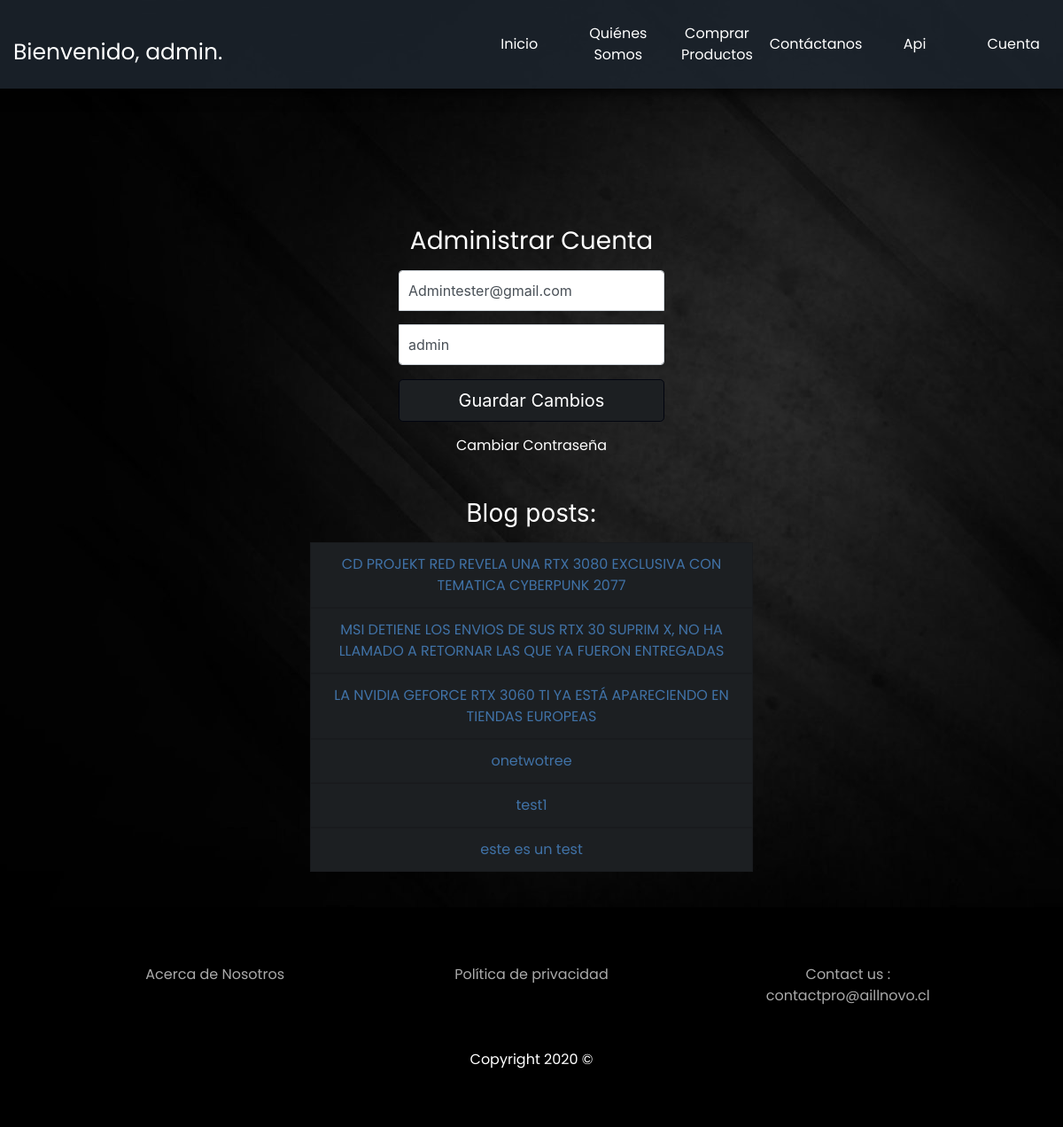
Before: /account/ (signed in) with the older database file.
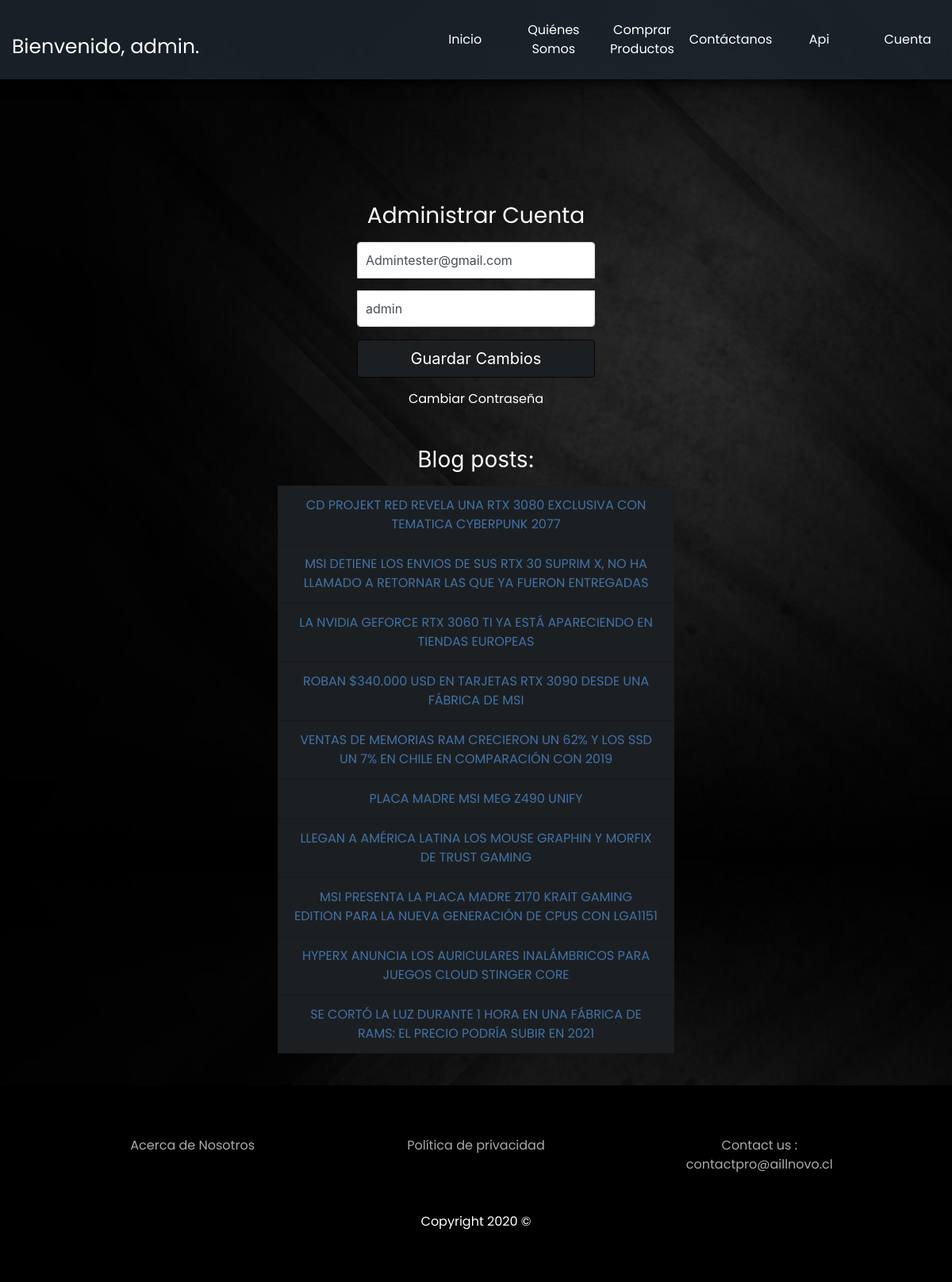
After: the same page with the newer database file.
### account/models.py (models this page shows, shortened)
class Account(AbstractBaseUser):
	email = models.EmailField(verbose_name="email",max_length=60,unique=True)
	username = models.CharField(max_length=30,unique=True)
	date_joined = models.DateTimeField(verbose_name='date joined', auto_now_add=True)
	last_login = models.DateTimeField(verbose_name='last login', auto_now=True)
	is_admin = models.BooleanField(default=False)
	is_active = models.BooleanField(default=True)
	is_staff = models.BooleanField(default=False)
	is_superuser = models.BooleanField(default=False)
	USERNAME_FIELD = 'email'
	REQUIRED_FIELDS = ['username']
	objects = AccountManager()

### blog/models.py (models this page shows)
class BlogPost(models.Model):
	title = models.CharField(max_length=150,null=False,blank=False)
	body = models.TextField(max_length=5000,null=False,blank=False)
	image = models.ImageField(upload_to=upload_location,null=False,blank=False)
	date_published = models.DateTimeField(auto_now_add=True,verbose_name="date published")
	date_updated = models.DateTimeField(auto_now=True,verbose_name="date updated")
	author = models.ForeignKey(settings.AUTH_USER_MODEL, on_delete=models.CASCADE)
	slug = models.SlugField(blank=True, unique=True)
	def __str__(self):
		return self.title

### account/views.py (the view)
# urls.py: path('account/',account_view, name="account"),
def account_view(request):
	if not request.user.is_authenticated:
		return redirect('login')
	context = {}
	if request.POST:
		form = AccountUpdateForm(request.POST, instance=request.user)
		if form.is_valid():
			form.initial={
					"email": request.POST['email'],
					"username": request.POST['username'],
			}
			form.save()
			context['success_msg']="Se ha actualizado su cuenta."
	else:
		form = AccountUpdateForm(
				initial= {
					"email": request.user.email,
					"username": request.user.username,
				}
			)
	context['account_form'] =  form
	blog_posts = BlogPost.objects.filter(author=request.user)
	context['blog_posts'] = blog_posts
	return render(request,'account/account.html', context)

### account/forms.py (shortened to what this page needs)
class AccountUpdateForm(forms.ModelForm):
	class Meta:
		model= Account
		fields = ('email','username')

### account/templates/account/account.html (shortened to what this page needs)
{% extends "blog/base/base.html" %}
{% block contenido %}
{% load static %}
<div class="main_contenededor black" style="background-image: url({% static '/img/background6.jpg'%});">
  <br><br><br><br><br><br><br><br><br><br>
  <form method="post" class="form-signin">
    <h1 class="h3 mb-3 font-weight-normal textwhite poppins">Administrar Cuenta</h1>
    <input type="email" id="inputEmail" name="email" class="form-control" placeholder="Corre electrónico" required autofocus value="{{account_form.initial.email}}">
    <input type="text" id="inputUsername" name="username" class="form-control" placeholder="Nombre de Usuario" required value="{{account_form.initial.username}}">
    <button class="btn btn-lg btn-primary btn-block plomo color_borde_negro" type="submit">Guardar Cambios</button>
  </form>
  <div class="d-flex flex-column">
     <a class='m-auto textwhite poppins' href="{% url 'password_change' %}">Cambiar Contraseña</a>
  </div>
  <div class="container mt-4 p-4">
    <div class="row">
      <div class="blog-posts">
        <h3 class="mb-3 font-weight-normal textwhite aligncenter">Blog posts:</h3>
        {% if blog_posts %}
        <ul>
          {% for post in blog_posts %}
            <a class="decoraciones" href="{% url 'blog:detail' post.slug %}">
              <li class="list-group-item aligncenter poppins plomo lightblue">{{post}}</li>
            </a>
          {% endfor %}
        </ul>
        {% else%}
          <p class="poppins textwhite aligncenter">No tienes blog posts. Crea un post <a href="{% url 'blog:create' %}">aquí</a>.</p>
        {% endif %}
      </div>
    </div>
  </div>
</div>
{% endblock contenido %}

### blog/templates/blog/base/base.html (shortened to what this page needs)
{% load static %}
<!DOCTYPE html>
<html>
<head>
	{% include 'snippets/header.html' %}
	<link rel="stylesheet" href="{% static 'css/style.css' %}">
	{% load pwa %}
</head>
<body>
	<header id="header" class="flexcontainer darkbluetransparent alignright">
		<div id="cuenta_user" class="flex1 alignleft poppins">
			{% if request.user.is_authenticated %}
				<p>Bienvenido, {{request.user.username}}.</p>
			{% endif %}
		</div>
		<div class="flex1 flexcontainer" id="nav_bar1">
			<button type="button" class="btn btn-success poppins">
				Inicio
			</button>
			<button type="button" class="btn btn-success poppins">
				Quiénes Somos
			</button>
			<button type="button" class="btn btn-success poppins" >
				Comprar Productos
			</button>
			<button type="button" class="btn btn-success poppins">
				Contáctanos
			</button>
			{% if user.is_authenticated == False or user.is_admin == True  %}
				<button type="button" class="btn btn-success poppins">
					Api
				</button>
			{% endif %}
			<button type="button" class="btn btn-success poppins">
				Cuenta
			</button>
		</div>
	</header>
	<div class="main_contenededor">
	{% block contenido %}{% endblock %}
	</div>
	{% include 'snippets/footer.html' %}
</body>
</html>

### blog/templates/snippets/header.html (shortened to what this page needs)
<link rel="stylesheet" href="https://cdn.jsdelivr.net/npm/bootstrap@4.5.3/dist/css/bootstrap.min.css">
<link rel="stylesheet" href="https://cdnjs.cloudflare.com/ajax/libs/font-awesome/4.7.0/css/font-awesome.min.css">

### blog/templates/snippets/footer.html (shortened to what this page needs)
<footer class="aligncenter poppins">
	<div class="flexcontainer">
		<a class="flex1" href="">Acerca de Nosotros</a>
		<a class="flex1" href="">Política de privacidad</a>
		<a class="flex1" href="mailto:contactpro@aillnovo.cl">Contact us :<br>contactpro@aillnovo.cl</a>
	</div>
	<br><br>Copyright 2020 ©
</footer>

### static/css/style.css (style rules this page uses)
ul { list-style-type: none!important; }
* { box-sizing: border-box; padding: 0px; margin: 0px; }
html { background: black; overflow-x: hidden; overflow-y: scroll; }
body { background:none; min-width: 400px; overflow-x: hidden; min-height: calc( 100vh - 253px ); }
.flexcontainer { display: flex; }
.flex1 { flex:1; }
header { box-shadow: black 0px 0px 16px 2px; position: fixed; top:0px; left: 0px; z-index: 1000; width: 100vw; flex: 1 1 auto; flex-grow: 1; }
header .btn { width: 9.3vw; padding: 0px; border-radius: 0px; margin: 0px; overflow-x: hidden; height: 100px; color: white; border: none; flex-direction: row; }
.btn-success { background-color: none !important; background:none !important; border: none !important; box-shadow: none !important; }
.alignleft { text-align: left; }
.alignright { text-align: right; }
.aligncenter { text-align: center; }
h1 { font-size: 50px; }
#cuenta_user { color:white; padding-left: 15px; padding-top: 40px; font-size:25px; min-height: 47px; }
footer { color: white; padding: 64px; background: #000000; }
footer a { color: #aaa; }
.darkbluetransparent { background: rgba(31, 39, 49,0.8); }
.textwhite { color: #fff!important; }
.lightblue { color: #4072a7; }
.black { background: #000; }
.plomo { background-color: #1c1f22!important; }
.color_borde_negro { border-color: #01040f!important; }
.poppins { font-family: 'Poppins', sans-serif; }
.decoraciones { text-decoration: none!important; }
.main_contenededor { min-height:100vh; height:100%; background:#080808; }
.form-signin { width: 100%; max-width: 330px; padding: 15px; margin: auto; }
.form-signin .form-control { position: relative; box-sizing: border-box; height: auto; padding: 10px; font-size: 16px; }
.form-signin input[type="email"] { margin-bottom: 15px; border-bottom-right-radius: 0; border-bottom-left-radius: 0; }
.h3 { text-align: center; }
#cuenta_user p { margin: 0px !important; }
.form-signin input[type="text"] { margin-bottom: 10px; border-top-left-radius: 0; border-top-right-radius: 0; }
.blog-posts { max-width: 500px; width: 100%; margin: auto; }

Changed rows visible on the page:
changed BlogPost: title "onetwotree" → "ROBAN $340.000 USD EN TARJETAS RTX 3090 DESDE UNA FÁBRICA DE MSI"
changed BlogPost: title "test1" → "VENTAS DE MEMORIAS RAM CRECIERON UN 62% Y LOS SSD UN 7% EN CHILE EN COMPARACIÓN CON 2019"
changed BlogPost: title "este es un test" → "PLACA MADRE MSI MEG Z490 UNIFY"
added BlogPost: title "LLEGAN A AMÉRICA LATINA LOS MOUSE GRAPHIN Y MORFIX DE TRUST GAMING"
added BlogPost: title "MSI PRESENTA LA PLACA MADRE Z170 KRAIT GAMING EDITION PARA LA NUEVA GENERACIÓN DE CPUS CON LGA1151"
added BlogPost: title "HYPERX ANUNCIA LOS AURICULARES INALÁMBRICOS PARA JUEGOS CLOUD STINGER CORE"
added BlogPost: title "SE CORTÓ LA LUZ DURANTE 1 HORA EN UNA FÁBRICA DE RAMS: EL PRECIO PODRÍA SUBIR EN 2021"
